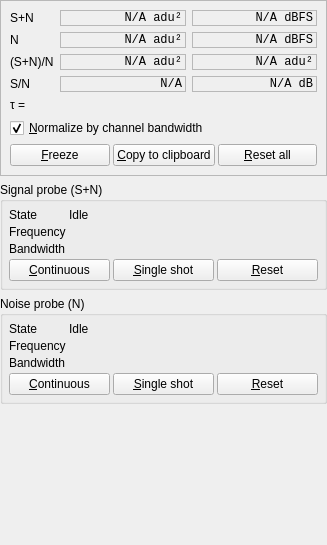
<?xml version="1.0" encoding="UTF-8"?>
<ui version="4.0">
 <class>SNRTool</class>
 <widget class="QWidget" name="SNRTool">
  <property name="geometry">
   <rect>
    <x>0</x>
    <y>0</y>
    <width>327</width>
    <height>545</height>
   </rect>
  </property>
  <property name="windowTitle">
   <string>Form</string>
  </property>
  <layout class="QGridLayout" name="gridLayout_6">
   <property name="leftMargin">
    <number>0</number>
   </property>
   <property name="topMargin">
    <number>0</number>
   </property>
   <property name="rightMargin">
    <number>0</number>
   </property>
   <property name="bottomMargin">
    <number>0</number>
   </property>
   <item row="1" column="0">
    <widget class="QGroupBox" name="groupBox_2">
     <property name="title">
      <string>Signal probe (S+N)</string>
     </property>
     <layout class="QGridLayout" name="gridLayout_3">
      <property name="leftMargin">
       <number>6</number>
      </property>
      <property name="topMargin">
       <number>6</number>
      </property>
      <property name="rightMargin">
       <number>6</number>
      </property>
      <property name="bottomMargin">
       <number>6</number>
      </property>
      <property name="spacing">
       <number>3</number>
      </property>
      <item row="1" column="0">
       <widget class="QLabel" name="label_5">
        <property name="sizePolicy">
         <sizepolicy hsizetype="Fixed" vsizetype="Preferred">
          <horstretch>0</horstretch>
          <verstretch>0</verstretch>
         </sizepolicy>
        </property>
        <property name="text">
         <string>Frequency</string>
        </property>
       </widget>
      </item>
      <item row="1" column="1" colspan="2">
       <widget class="FrequencySpinBox" name="snFrequencySpin"/>
      </item>
      <item row="2" column="0">
       <widget class="QLabel" name="label_6">
        <property name="sizePolicy">
         <sizepolicy hsizetype="Fixed" vsizetype="Preferred">
          <horstretch>0</horstretch>
          <verstretch>0</verstretch>
         </sizepolicy>
        </property>
        <property name="text">
         <string>Bandwidth</string>
        </property>
       </widget>
      </item>
      <item row="2" column="1" colspan="2">
       <widget class="FrequencySpinBox" name="snBandwidthSpin"/>
      </item>
      <item row="3" column="0" colspan="3">
       <widget class="QFrame" name="frame_2">
        <property name="frameShape">
         <enum>QFrame::NoFrame</enum>
        </property>
        <property name="frameShadow">
         <enum>QFrame::Raised</enum>
        </property>
        <layout class="QGridLayout" name="gridLayout_4">
         <property name="leftMargin">
          <number>0</number>
         </property>
         <property name="topMargin">
          <number>0</number>
         </property>
         <property name="rightMargin">
          <number>0</number>
         </property>
         <property name="bottomMargin">
          <number>0</number>
         </property>
         <property name="spacing">
          <number>3</number>
         </property>
         <item row="0" column="2">
          <widget class="QPushButton" name="snResetButton">
           <property name="text">
            <string>&amp;Reset</string>
           </property>
          </widget>
         </item>
         <item row="0" column="0">
          <widget class="QPushButton" name="snContButton">
           <property name="text">
            <string>&amp;Continuous</string>
           </property>
           <property name="checkable">
            <bool>false</bool>
           </property>
          </widget>
         </item>
         <item row="0" column="1">
          <widget class="QPushButton" name="snSingleButton">
           <property name="text">
            <string>&amp;Single shot</string>
           </property>
          </widget>
         </item>
        </layout>
       </widget>
      </item>
      <item row="0" column="0">
       <widget class="QLabel" name="label_7">
        <property name="sizePolicy">
         <sizepolicy hsizetype="Fixed" vsizetype="Preferred">
          <horstretch>0</horstretch>
          <verstretch>0</verstretch>
         </sizepolicy>
        </property>
        <property name="text">
         <string>State</string>
        </property>
       </widget>
      </item>
      <item row="0" column="1" colspan="2">
       <widget class="QLabel" name="snStateLabel">
        <property name="text">
         <string>Idle</string>
        </property>
        <property name="wordWrap">
         <bool>true</bool>
        </property>
       </widget>
      </item>
     </layout>
    </widget>
   </item>
   <item row="0" column="0">
    <widget class="QFrame" name="frame_3">
     <property name="frameShape">
      <enum>QFrame::StyledPanel</enum>
     </property>
     <property name="frameShadow">
      <enum>QFrame::Raised</enum>
     </property>
     <layout class="QGridLayout" name="gridLayout_5">
      <item row="0" column="0">
       <widget class="QLabel" name="label_15">
        <property name="text">
         <string>S+N</string>
        </property>
       </widget>
      </item>
      <item row="0" column="1">
       <widget class="QLabel" name="spnLabel">
        <property name="font">
         <font>
          <family>Monospace</family>
         </font>
        </property>
        <property name="frameShape">
         <enum>QFrame::StyledPanel</enum>
        </property>
        <property name="text">
         <string>N/A adu²</string>
        </property>
        <property name="alignment">
         <set>Qt::AlignRight|Qt::AlignTrailing|Qt::AlignVCenter</set>
        </property>
        <property name="textInteractionFlags">
         <set>Qt::LinksAccessibleByMouse|Qt::TextSelectableByKeyboard</set>
        </property>
       </widget>
      </item>
      <item row="0" column="2">
       <widget class="QLabel" name="spnDbLabel">
        <property name="font">
         <font>
          <family>Monospace</family>
         </font>
        </property>
        <property name="frameShape">
         <enum>QFrame::StyledPanel</enum>
        </property>
        <property name="text">
         <string>N/A dBFS</string>
        </property>
        <property name="alignment">
         <set>Qt::AlignRight|Qt::AlignTrailing|Qt::AlignVCenter</set>
        </property>
        <property name="textInteractionFlags">
         <set>Qt::LinksAccessibleByMouse|Qt::TextSelectableByKeyboard</set>
        </property>
       </widget>
      </item>
      <item row="1" column="0">
       <widget class="QLabel" name="label_16">
        <property name="text">
         <string>N</string>
        </property>
       </widget>
      </item>
      <item row="1" column="1">
       <widget class="QLabel" name="nLabel">
        <property name="font">
         <font>
          <family>Monospace</family>
         </font>
        </property>
        <property name="frameShape">
         <enum>QFrame::StyledPanel</enum>
        </property>
        <property name="text">
         <string>N/A adu²</string>
        </property>
        <property name="alignment">
         <set>Qt::AlignRight|Qt::AlignTrailing|Qt::AlignVCenter</set>
        </property>
        <property name="textInteractionFlags">
         <set>Qt::LinksAccessibleByMouse|Qt::TextSelectableByKeyboard</set>
        </property>
       </widget>
      </item>
      <item row="1" column="2">
       <widget class="QLabel" name="nDbLabel">
        <property name="font">
         <font>
          <family>Monospace</family>
         </font>
        </property>
        <property name="frameShape">
         <enum>QFrame::StyledPanel</enum>
        </property>
        <property name="text">
         <string>N/A dBFS</string>
        </property>
        <property name="alignment">
         <set>Qt::AlignRight|Qt::AlignTrailing|Qt::AlignVCenter</set>
        </property>
        <property name="textInteractionFlags">
         <set>Qt::LinksAccessibleByMouse|Qt::TextSelectableByKeyboard</set>
        </property>
       </widget>
      </item>
      <item row="2" column="0">
       <widget class="QLabel" name="label_10">
        <property name="sizePolicy">
         <sizepolicy hsizetype="Fixed" vsizetype="Preferred">
          <horstretch>0</horstretch>
          <verstretch>0</verstretch>
         </sizepolicy>
        </property>
        <property name="text">
         <string>(S+N)/N</string>
        </property>
       </widget>
      </item>
      <item row="2" column="1">
       <widget class="QLabel" name="snnrLabel">
        <property name="font">
         <font>
          <family>Monospace</family>
         </font>
        </property>
        <property name="frameShape">
         <enum>QFrame::StyledPanel</enum>
        </property>
        <property name="text">
         <string>N/A adu²</string>
        </property>
        <property name="alignment">
         <set>Qt::AlignRight|Qt::AlignTrailing|Qt::AlignVCenter</set>
        </property>
        <property name="textInteractionFlags">
         <set>Qt::LinksAccessibleByMouse|Qt::TextSelectableByKeyboard</set>
        </property>
       </widget>
      </item>
      <item row="2" column="2">
       <widget class="QLabel" name="snnrDbLabel">
        <property name="font">
         <font>
          <family>Monospace</family>
         </font>
        </property>
        <property name="frameShape">
         <enum>QFrame::StyledPanel</enum>
        </property>
        <property name="text">
         <string>N/A adu²</string>
        </property>
        <property name="alignment">
         <set>Qt::AlignRight|Qt::AlignTrailing|Qt::AlignVCenter</set>
        </property>
        <property name="textInteractionFlags">
         <set>Qt::LinksAccessibleByMouse|Qt::TextSelectableByKeyboard</set>
        </property>
       </widget>
      </item>
      <item row="3" column="0">
       <widget class="QLabel" name="label_9">
        <property name="sizePolicy">
         <sizepolicy hsizetype="Fixed" vsizetype="Preferred">
          <horstretch>0</horstretch>
          <verstretch>0</verstretch>
         </sizepolicy>
        </property>
        <property name="text">
         <string>S/N</string>
        </property>
       </widget>
      </item>
      <item row="3" column="1">
       <widget class="QLabel" name="snrLabel">
        <property name="font">
         <font>
          <family>Monospace</family>
         </font>
        </property>
        <property name="frameShape">
         <enum>QFrame::StyledPanel</enum>
        </property>
        <property name="text">
         <string>N/A</string>
        </property>
        <property name="alignment">
         <set>Qt::AlignRight|Qt::AlignTrailing|Qt::AlignVCenter</set>
        </property>
        <property name="textInteractionFlags">
         <set>Qt::LinksAccessibleByMouse|Qt::TextSelectableByKeyboard</set>
        </property>
       </widget>
      </item>
      <item row="3" column="2">
       <widget class="QLabel" name="snrDbLabel">
        <property name="font">
         <font>
          <family>Monospace</family>
         </font>
        </property>
        <property name="frameShape">
         <enum>QFrame::StyledPanel</enum>
        </property>
        <property name="text">
         <string>N/A dB</string>
        </property>
        <property name="alignment">
         <set>Qt::AlignRight|Qt::AlignTrailing|Qt::AlignVCenter</set>
        </property>
        <property name="textInteractionFlags">
         <set>Qt::LinksAccessibleByMouse|Qt::TextSelectableByKeyboard</set>
        </property>
       </widget>
      </item>
      <item row="4" column="0">
       <widget class="QLabel" name="label_14">
        <property name="sizePolicy">
         <sizepolicy hsizetype="Fixed" vsizetype="Preferred">
          <horstretch>0</horstretch>
          <verstretch>0</verstretch>
         </sizepolicy>
        </property>
        <property name="text">
         <string>τ =</string>
        </property>
       </widget>
      </item>
      <item row="4" column="1" colspan="2">
       <widget class="TimeSpinBox" name="tauSpinBox">
        <property name="sizePolicy">
         <sizepolicy hsizetype="Preferred" vsizetype="Fixed">
          <horstretch>0</horstretch>
          <verstretch>0</verstretch>
         </sizepolicy>
        </property>
       </widget>
      </item>
      <item row="6" column="0" colspan="3">
       <widget class="QFrame" name="frame_4">
        <property name="frameShape">
         <enum>QFrame::NoFrame</enum>
        </property>
        <property name="frameShadow">
         <enum>QFrame::Raised</enum>
        </property>
        <layout class="QGridLayout" name="gridLayout_7">
         <property name="leftMargin">
          <number>0</number>
         </property>
         <property name="topMargin">
          <number>0</number>
         </property>
         <property name="rightMargin">
          <number>0</number>
         </property>
         <property name="bottomMargin">
          <number>0</number>
         </property>
         <property name="spacing">
          <number>3</number>
         </property>
         <item row="0" column="0">
          <widget class="QPushButton" name="freezeButton">
           <property name="text">
            <string>&amp;Freeze</string>
           </property>
           <property name="checkable">
            <bool>true</bool>
           </property>
          </widget>
         </item>
         <item row="0" column="2">
          <widget class="QPushButton" name="resetAllButton">
           <property name="text">
            <string>&amp;Reset all</string>
           </property>
          </widget>
         </item>
         <item row="0" column="1">
          <widget class="QPushButton" name="copyButton">
           <property name="text">
            <string>&amp;Copy to clipboard</string>
           </property>
          </widget>
         </item>
        </layout>
       </widget>
      </item>
      <item row="5" column="0" colspan="3">
       <widget class="QCheckBox" name="normalizeCheck">
        <property name="text">
         <string>&amp;Normalize by channel bandwidth</string>
        </property>
        <property name="checked">
         <bool>true</bool>
        </property>
       </widget>
      </item>
     </layout>
    </widget>
   </item>
   <item row="2" column="0">
    <widget class="QGroupBox" name="groupBox">
     <property name="title">
      <string>Noise probe (N)</string>
     </property>
     <layout class="QGridLayout" name="gridLayout">
      <property name="leftMargin">
       <number>6</number>
      </property>
      <property name="topMargin">
       <number>6</number>
      </property>
      <property name="rightMargin">
       <number>6</number>
      </property>
      <property name="bottomMargin">
       <number>6</number>
      </property>
      <property name="spacing">
       <number>3</number>
      </property>
      <item row="1" column="0">
       <widget class="QLabel" name="label_3">
        <property name="sizePolicy">
         <sizepolicy hsizetype="Fixed" vsizetype="Preferred">
          <horstretch>0</horstretch>
          <verstretch>0</verstretch>
         </sizepolicy>
        </property>
        <property name="text">
         <string>Frequency</string>
        </property>
       </widget>
      </item>
      <item row="1" column="1" colspan="2">
       <widget class="FrequencySpinBox" name="nFrequencySpin"/>
      </item>
      <item row="2" column="0">
       <widget class="QLabel" name="label_2">
        <property name="sizePolicy">
         <sizepolicy hsizetype="Fixed" vsizetype="Preferred">
          <horstretch>0</horstretch>
          <verstretch>0</verstretch>
         </sizepolicy>
        </property>
        <property name="text">
         <string>Bandwidth</string>
        </property>
       </widget>
      </item>
      <item row="2" column="1" colspan="2">
       <widget class="FrequencySpinBox" name="nBandwidthSpin"/>
      </item>
      <item row="3" column="0" colspan="3">
       <widget class="QFrame" name="frame">
        <property name="frameShape">
         <enum>QFrame::NoFrame</enum>
        </property>
        <property name="frameShadow">
         <enum>QFrame::Raised</enum>
        </property>
        <layout class="QGridLayout" name="gridLayout_2">
         <property name="leftMargin">
          <number>0</number>
         </property>
         <property name="topMargin">
          <number>0</number>
         </property>
         <property name="rightMargin">
          <number>0</number>
         </property>
         <property name="bottomMargin">
          <number>0</number>
         </property>
         <property name="spacing">
          <number>3</number>
         </property>
         <item row="0" column="2">
          <widget class="QPushButton" name="nResetButton">
           <property name="text">
            <string>&amp;Reset</string>
           </property>
          </widget>
         </item>
         <item row="0" column="0">
          <widget class="QPushButton" name="nContButton">
           <property name="text">
            <string>&amp;Continuous</string>
           </property>
           <property name="checkable">
            <bool>false</bool>
           </property>
          </widget>
         </item>
         <item row="0" column="1">
          <widget class="QPushButton" name="nSingleButton">
           <property name="text">
            <string>&amp;Single shot</string>
           </property>
          </widget>
         </item>
        </layout>
       </widget>
      </item>
      <item row="0" column="0">
       <widget class="QLabel" name="label">
        <property name="sizePolicy">
         <sizepolicy hsizetype="Fixed" vsizetype="Preferred">
          <horstretch>0</horstretch>
          <verstretch>0</verstretch>
         </sizepolicy>
        </property>
        <property name="text">
         <string>State</string>
        </property>
       </widget>
      </item>
      <item row="0" column="1" colspan="2">
       <widget class="QLabel" name="nStateLabel">
        <property name="text">
         <string>Idle</string>
        </property>
        <property name="wordWrap">
         <bool>true</bool>
        </property>
       </widget>
      </item>
     </layout>
    </widget>
   </item>
   <item row="3" column="0">
    <spacer name="verticalSpacer">
     <property name="orientation">
      <enum>Qt::Vertical</enum>
     </property>
     <property name="sizeHint" stdset="0">
      <size>
       <width>20</width>
       <height>40</height>
      </size>
     </property>
    </spacer>
   </item>
  </layout>
 </widget>
 <customwidgets>
  <customwidget>
   <class>FrequencySpinBox</class>
   <extends>QWidget</extends>
   <header>FrequencySpinBox.h</header>
  </customwidget>
  <customwidget>
   <class>TimeSpinBox</class>
   <extends>QWidget</extends>
   <header>TimeSpinBox.h</header>
  </customwidget>
 </customwidgets>
 <resources/>
 <connections/>
</ui>
